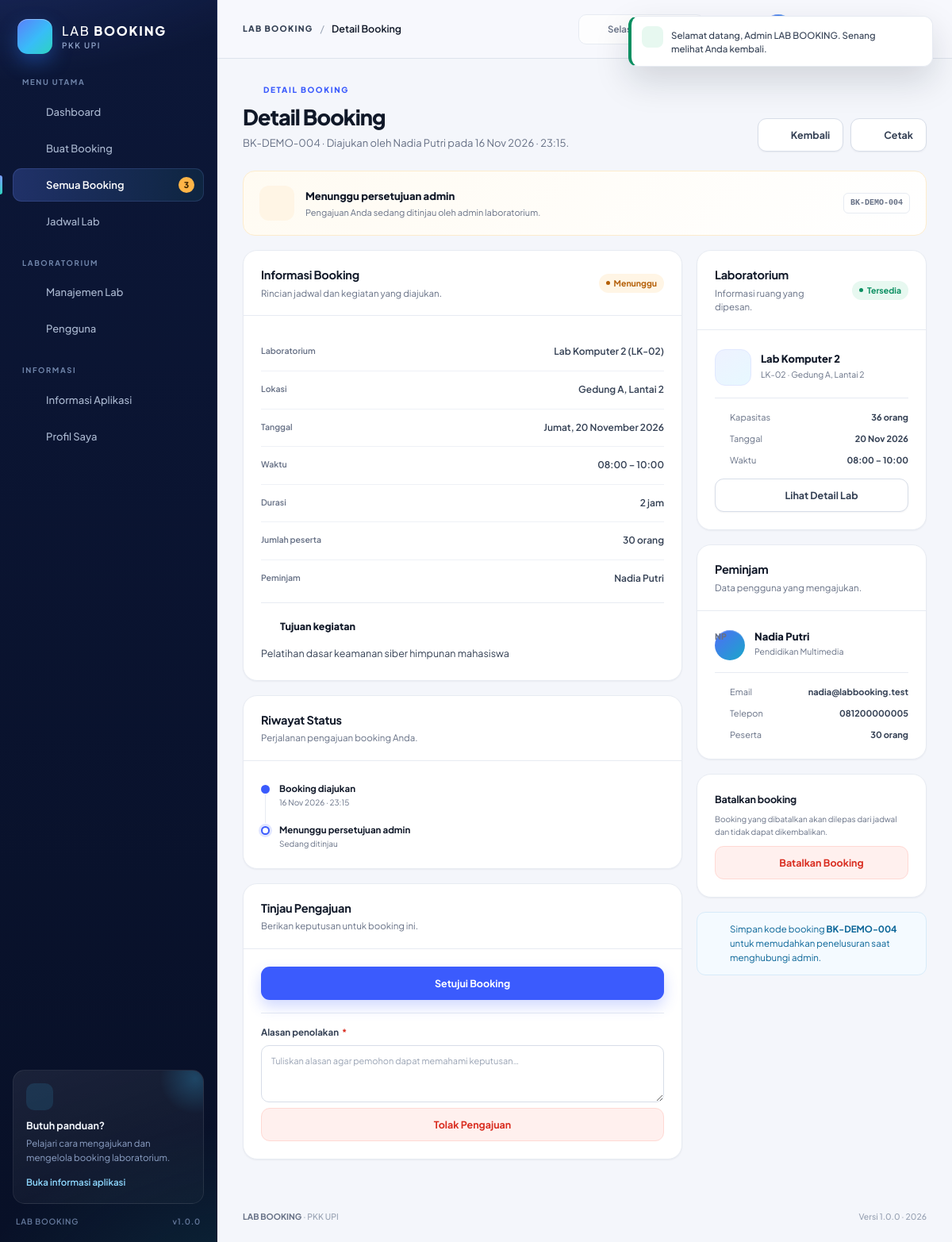
/bookings/view.php?id=4 (signed in), run on the app's committed database.
### tables this page shows
CREATE TABLE `bookings` (
    `id`           INT UNSIGNED NOT NULL AUTO_INCREMENT,
    `booking_code` VARCHAR(24) NOT NULL,
    `user_id`      INT UNSIGNED NOT NULL,
    `lab_id`       INT UNSIGNED NOT NULL,
    `booking_date` DATE NOT NULL,
    `start_time`   TIME NOT NULL,
    `end_time`     TIME NOT NULL,
    `purpose`      VARCHAR(255) NOT NULL,
    `participants` SMALLINT UNSIGNED NOT NULL DEFAULT 1,
    `status`       ENUM('pending', 'approved', 'rejected', 'cancelled', 'completed') NOT NULL DEFAULT 'pending',
    `admin_note`   TEXT DEFAULT NULL,
    `reviewed_by`  INT UNSIGNED DEFAULT NULL,
    `reviewed_at`  DATETIME DEFAULT NULL,
    `created_at`   DATETIME NOT NULL DEFAULT CURRENT_TIMESTAMP,
    `updated_at`   DATETIME NOT NULL DEFAULT CURRENT_TIMESTAMP ON UPDATE CURRENT_TIMESTAMP,
    PRIMARY KEY (`id`),
    UNIQUE KEY `uq_bookings_code` (`booking_code`),
    KEY `idx_bookings_lab_date` (`lab_id`, `booking_date`, `start_time`, `end_time`),
    KEY `idx_bookings_user` (`user_id`),
    KEY `idx_bookings_status` (`status`),
    KEY `idx_bookings_date` (`booking_date`),
    CONSTRAINT `fk_bookings_user`
        FOREIGN KEY (`user_id`) REFERENCES `users` (`id`)
        ON UPDATE CASCADE ON DELETE RESTRICT,
    CONSTRAINT `fk_bookings_lab`
        FOREIGN KEY (`lab_id`) REFERENCES `labs` (`id`)
        ON UPDATE CASCADE ON DELETE RESTRICT,
    CONSTRAINT `fk_bookings_reviewer`
        FOREIGN KEY (`reviewed_by`) REFERENCES `users` (`id`)
        ON UPDATE CASCADE ON DELETE SET NULL
);

CREATE TABLE `users` (
    `id`         INT UNSIGNED NOT NULL AUTO_INCREMENT,
    `name`       VARCHAR(100) NOT NULL,
    `email`      VARCHAR(150) NOT NULL,
    `password`   VARCHAR(255) NOT NULL,
    `role`       ENUM('admin', 'user') NOT NULL DEFAULT 'user',
    `phone`      VARCHAR(30) DEFAULT NULL,
    `department` VARCHAR(120) DEFAULT NULL,
    `status`     ENUM('active', 'inactive') NOT NULL DEFAULT 'active',
    `created_at` DATETIME NOT NULL DEFAULT CURRENT_TIMESTAMP,
    `updated_at` DATETIME NOT NULL DEFAULT CURRENT_TIMESTAMP ON UPDATE CURRENT_TIMESTAMP,
    PRIMARY KEY (`id`),
    UNIQUE KEY `uq_users_email` (`email`),
    KEY `idx_users_role` (`role`),
    KEY `idx_users_status` (`status`)
);

CREATE TABLE `labs` (
    `id`          INT UNSIGNED NOT NULL AUTO_INCREMENT,
    `name`        VARCHAR(120) NOT NULL,
    `code`        VARCHAR(20) NOT NULL,
    `description` TEXT DEFAULT NULL,
    `location`    VARCHAR(150) NOT NULL,
    `capacity`    SMALLINT UNSIGNED NOT NULL DEFAULT 1,
    `facilities`  TEXT DEFAULT NULL,
    `status`      ENUM('active', 'inactive') NOT NULL DEFAULT 'active',
    `created_at`  DATETIME NOT NULL DEFAULT CURRENT_TIMESTAMP,
    `updated_at`  DATETIME NOT NULL DEFAULT CURRENT_TIMESTAMP ON UPDATE CURRENT_TIMESTAMP,
    PRIMARY KEY (`id`),
    UNIQUE KEY `uq_labs_code` (`code`),
    KEY `idx_labs_status` (`status`)
);

### bookings/view.php (the view, shortened to what the rows shown need)
<?php
require_once __DIR__ . '/../includes/functions.php';
require_login();
$user = current_user();
$isAdmin = $user['role'] === 'admin';
$bookingId = (int) get('id');
$booking = q(
    'SELECT b.*,
            l.name AS lab_name, l.code AS lab_code, l.location AS lab_location,
            l.capacity AS lab_capacity, l.status AS lab_status,
            u.name AS user_name, u.email AS user_email, u.phone AS user_phone, u.department AS user_department,
            r.name AS reviewer_name
     FROM bookings b
     JOIN labs l ON l.id = b.lab_id
     JOIN users u ON u.id = b.user_id
     LEFT JOIN users r ON r.id = b.reviewed_by
     WHERE b.id = ?
     LIMIT 1',
    [$bookingId]
)->fetch();
$statusMeta = [
    'pending'   => ['class' => 'is-warning', 'icon' => 'clock', 'title' => 'Menunggu persetujuan admin', 'text' => 'Pengajuan Anda sedang ditinjau oleh admin laboratorium.'],
    'approved'  => ['class' => 'is-success', 'icon' => 'check-circle', 'title' => 'Booking disetujui', 'text' => 'Booking telah disetujui. Silakan gunakan laboratorium sesuai jadwal.'],
    'rejected'  => ['class' => 'is-danger', 'icon' => 'x-circle', 'title' => 'Booking ditolak', 'text' => 'Pengajuan tidak disetujui. Periksa catatan admin untuk informasi lanjutan.'],
    'cancelled' => ['class' => 'is-neutral', 'icon' => 'slash', 'title' => 'Booking dibatalkan', 'text' => 'Booking ini telah dibatalkan dan tidak lagi menjadi bagian dari jadwal aktif.'],
    'completed' => ['class' => 'is-info', 'icon' => 'flag', 'title' => 'Kegiatan selesai', 'text' => 'Kegiatan telah selesai dilaksanakan di laboratorium.'],
];
$currentStatusMeta = $statusMeta[$booking['status']] ?? $statusMeta['pending'];
$durationMinutes = minutes_between($booking['start_time'], $booking['end_time']);
$endTimestamp = strtotime($booking['booking_date'] . ' ' . $booking['end_time']);
$isPast = $endTimestamp !== false && $endTimestamp <= time();
$canCancel = in_array($booking['status'], ['pending', 'approved'], true)
    && !$isPast
    && ($isAdmin || (int) $booking['user_id'] === (int) $user['id']);
require __DIR__ . '/../includes/header.php';
?>
<div class="page-head">
    <div class="page-head-text">
        <span class="page-eyebrow"><?= icon('clipboard') ?>Detail Booking</span>
        <h1 class="page-title">Detail Booking</h1>
        <p class="page-subtitle">
            <?= e($booking['booking_code']) ?> · Diajukan oleh <?= e($booking['user_name']) ?> pada <?= e(format_datetime($booking['created_at'])) ?>.
        </p>
    </div>
</div>
<div class="status-banner <?= e($currentStatusMeta['class']) ?>">
    <span class="status-banner-icon"><?= icon($currentStatusMeta['icon']) ?></span>
    <div class="status-banner-main">
        <strong><?= e($currentStatusMeta['title']) ?></strong>
        <p><?= e($currentStatusMeta['text']) ?></p>
    </div>
    <span class="status-banner-code"><?= e($booking['booking_code']) ?></span>
</div>
<div class="detail-grid">
    <div class="dash-stack">
        <section class="card">
            <div class="card-header">
                <div class="card-heading">
                    <h2 class="card-title">Informasi Booking</h2>
                    <p class="card-subtitle">Rincian jadwal dan kegiatan yang diajukan.</p>
                </div>
                <?= booking_status_badge($booking['status']) ?>
            </div>
            <div class="card-body">
                <dl class="detail-list">
                    <div class="detail-list-row">
                        <dt>Laboratorium</dt>
                        <dd><?= e($booking['lab_name']) ?> (<?= e($booking['lab_code']) ?>)</dd>
                    </div>
                    <div class="detail-list-row">
                        <dt>Lokasi</dt>
                        <dd><?= e($booking['lab_location']) ?></dd>
                    </div>
                    <div class="detail-list-row">
                        <dt>Tanggal</dt>
                        <dd><?= e(format_date($booking['booking_date'], 'long', true)) ?></dd>
                    </div>
                    <div class="detail-list-row">
                        <dt>Waktu</dt>
                        <dd><?= e(format_time_range($booking['start_time'], $booking['end_time'])) ?></dd>
                    </div>
                    <div class="detail-list-row">
                        <dt>Durasi</dt>
                        <dd><?= e(format_duration($durationMinutes)) ?></dd>
                    </div>
                    <div class="detail-list-row">
                        <dt>Jumlah peserta</dt>
                        <dd><?= (int) $booking['participants'] ?> orang</dd>
                    </div>
                    <div class="detail-list-row">
                        <dt>Peminjam</dt>
                        <dd><?= e($booking['user_name']) ?></dd>
                    </div>
                </dl>
                <div class="form-section" style="margin-top:20px">
                    <div class="form-section-title"><?= icon('book') ?>Tujuan kegiatan</div>
                    <p class="prose-block"><?= e($booking['purpose']) ?></p>
                </div>
            </div>
        </section>
        <section class="card">
            <div class="card-header">
                <div class="card-heading">
                    <h2 class="card-title">Riwayat Status</h2>
                </div>
            </div>
        </section>
        <?php if ($isAdmin && $booking['status'] === 'pending'): ?>
            <section class="card">
                <div class="card-header">
                    <div class="card-heading">
                        <h2 class="card-title">Tinjau Pengajuan</h2>
                    </div>
                </div>
            </section>
        <?php endif; ?>
    </div>
    <div class="dash-stack">
        <section class="card">
            <div class="card-header">
                <div class="card-heading">
                    <h2 class="card-title">Laboratorium</h2>
                </div>
            </div>
            <div class="card-body">
                <div class="summary-lab">
                    <div>
                        <strong><?= e($booking['lab_name']) ?></strong>
                        <span><?= e($booking['lab_code']) ?> · <?= e($booking['lab_location']) ?></span>
                    </div>
                </div>
                <div class="summary-list">
                    <div class="summary-row">
                        <span><?= icon('users') ?>Kapasitas</span>
                        <strong><?= (int) $booking['lab_capacity'] ?> orang</strong>
                    </div>
                    <div class="summary-row">
                        <span><?= icon('calendar') ?>Tanggal</span>
                        <strong><?= e(format_date($booking['booking_date'])) ?></strong>
                    </div>
                    <div class="summary-row">
                        <span><?= icon('clock') ?>Waktu</span>
                        <strong><?= e(format_time_range($booking['start_time'], $booking['end_time'])) ?></strong>
                    </div>
                </div>
            </div>
        </section>
        <?php if ($isAdmin): ?>
            <section class="card">
                <div class="card-header">
                    <div class="card-heading">
                        <h2 class="card-title">Peminjam</h2>
                        <p class="card-subtitle">Data pengguna yang mengajukan.</p>
                    </div>
                </div>
                <div class="card-body">
                    <div class="summary-lab">
                        <?= avatar($booking['user_name']) ?>
                        <div>
                            <strong><?= e($booking['user_name']) ?></strong>
                            <span><?= e($booking['user_department'] ?: 'Pengguna LAB BOOKING') ?></span>
                        </div>
                    </div>
                    <div class="summary-list">
                        <div class="summary-row">
                            <span><?= icon('mail') ?>Email</span>
                            <strong><?= e($booking['user_email']) ?></strong>
                        </div>
                        <div class="summary-row">
                            <span><?= icon('phone') ?>Telepon</span>
                            <strong><?= e($booking['user_phone'] ?: '-') ?></strong>
                        </div>
                        <div class="summary-row">
                            <span><?= icon('users') ?>Peserta</span>
                            <strong><?= (int) $booking['participants'] ?> orang</strong>
                        </div>
                    </div>
                </div>
            </section>
        <?php endif; ?>
        <?php if ($canCancel): ?>
            <section class="card">
                <div class="card-body">
                    <h2 class="card-title" style="font-size:12.5px">Batalkan booking</h2>
                </div>
            </section>
        <?php endif; ?>
        <div class="alert alert-info">
            <span>Simpan kode booking <strong><?= e($booking['booking_code']) ?></strong> untuk memudahkan penelusuran saat menghubungi admin.</span>
        </div>
    </div>
</div>
<?php require __DIR__ . '/../includes/footer.php'; ?>

### includes/functions.php (shortened to what the rows shown need)
<?php
require_once __DIR__ . '/../config/database.php';
require_once __DIR__ . '/icons.php';
function e(mixed $value): string
{
    return htmlspecialchars((string) $value, ENT_QUOTES | ENT_SUBSTITUTE, 'UTF-8');
}
function get(string $key, string $default = ''): string
{
    $value = $_GET[$key] ?? $default;
    return is_scalar($value) ? trim((string) $value) : $default;
}
function current_user(): ?array
{
    static $resolved = false;
    static $user = null;
    if ($resolved) {
        return $user;
    }
    $resolved = true;
    $userId = (int) ($_SESSION['user_id'] ?? 0);
    $statement = db()->prepare('SELECT * FROM users WHERE id = ? LIMIT 1');
    $statement->execute([$userId]);
    $found = $statement->fetch();
    return $user = $found;
}
function is_logged_in(): bool
{
    return current_user() !== null;
}
function require_login(): void
{
    if (!is_logged_in()) {
        flash('warning', 'Silakan masuk terlebih dahulu untuk mengakses halaman tersebut.');
        redirect('login.php');
    }
}
function q(string $sql, array $parameters = []): PDOStatement
{
    $statement = db()->prepare($sql);
    $statement->execute($parameters);
    return $statement;
}
function booking_statuses(): array
{
    return [
        'pending'   => ['label' => 'Menunggu', 'class' => 'warning'],
        'approved'  => ['label' => 'Disetujui', 'class' => 'success'],
        'rejected'  => ['label' => 'Ditolak', 'class' => 'danger'],
        'cancelled' => ['label' => 'Dibatalkan', 'class' => 'neutral'],
        'completed' => ['label' => 'Selesai', 'class' => 'info'],
    ];
}
function booking_status_badge(string $status, bool $dot = true): string
{
    $meta = booking_statuses()[$status] ?? ['label' => ucfirst($status), 'class' => 'neutral'];
    $dotHtml = $dot ? '<span class="badge-dot"></span>' : '';
    return '<span class="badge badge-' . e($meta['class']) . '">' . $dotHtml . e($meta['label']) . '</span>';
}
function initials(string $name): string
{
    $name = trim($name);
    $parts = preg_split('/\s+/', $name) ?: [$name];
    return mb_strtoupper(mb_substr($parts[0], 0, 1) . mb_substr($parts[count($parts) - 1], 0, 1));
}
function avatar(string $name, string $class = ''): string
{
    $safeClass = $class !== '' ? ' ' . e($class) : '';
    return '<span class="avatar' . $safeClass . '" aria-hidden="true">' . e(initials($name)) . '</span>';
}
function format_date(?string $date, string $style = 'short', bool $withDay = false): string
{
    $timestamp = strtotime($date);
    $months = [
        1  => 'Januari', 2  => 'Februari', 3 => 'Maret', 4 => 'April',
        5  => 'Mei', 6 => 'Juni', 7 => 'Juli', 8 => 'Agustus',
        9  => 'September', 10 => 'Oktober', 11 => 'November', 12 => 'Desember',
    ];
    $monthsShort = [
        1 => 'Jan', 2 => 'Feb', 3 => 'Mar', 4 => 'Apr', 5 => 'Mei', 6 => 'Jun',
        7 => 'Jul', 8 => 'Agu', 9 => 'Sep', 10 => 'Okt', 11 => 'Nov', 12 => 'Des',
    ];
    $days = ['Minggu', 'Senin', 'Selasa', 'Rabu', 'Kamis', 'Jumat', 'Sabtu'];
    $monthName = $style === 'long'
        ? $months[(int) date('n', $timestamp)]
        : $monthsShort[(int) date('n', $timestamp)];
    $formatted = date('j', $timestamp) . ' ' . $monthName . ' ' . date('Y', $timestamp);
    if ($withDay) {
        $formatted = $days[(int) date('w', $timestamp)] . ', ' . $formatted;
    }
    return $formatted;
}
function format_datetime(?string $datetime): string
{
    $timestamp = strtotime($datetime);
    return format_date(date('Y-m-d', $timestamp)) . ' · ' . date('H:i', $timestamp);
}
function format_time(?string $time): string
{
    return substr($time, 0, 5);
}
function format_time_range(?string $start, ?string $end): string
{
    return format_time($start) . ' – ' . format_time($end);
}
function minutes_between(string $start, string $end): int
{
    $startTimestamp = strtotime('1970-01-01 ' . $start);
    $endTimestamp = strtotime('1970-01-01 ' . $end);
    return max(0, (int) round(($endTimestamp - $startTimestamp) / 60));
}
function format_duration(int $minutes): string
{
    $hours = intdiv($minutes, 60);
    $remaining = $minutes % 60;
    if ($hours > 0) {
        return $hours . ' jam';
    }
    return $remaining . ' menit';
}

### data on the page
bookings: booking_code "BK-DEMO-004", user.name "Nadia Putri", created_at "16 Nov 2026 · 23:15", status "Menunggu persetujuan admin", status "Pengajuan Anda sedang ditinjau oleh admin laboratorium.", status "Menunggu", lab.name "Lab Komputer 2", lab.code "LK-02", lab.location "Gedung A, Lantai 2", booking_date "Jumat, 20 November 2026", start_time+end_time "08:00 – 10:00", format_duration($durationMinutes) "2 jam", participants "30", purpose "Pelatihan dasar keamanan siber himpunan mahasiswa", lab.capacity "36", booking_date "20 Nov 2026", user.name "NP", user.department "Pendidikan Multimedia", user.email "nadia@labbooking.test", user.phone "081200000005"

### other printed values
APP_ORGANIZATION "PKK UPI"
$pendingApprovals "3"
APP_VERSION "1.0.0"
$pageTitle "Detail Booking"
$flash['message'] "Selamat datang, Admin LAB BOOKING. Senang melihat Anda kembali."
$step['label'] "Booking diajukan"
$step['time'] "16 Nov 2026 · 23:15"
$step['label'] "Menunggu persetujuan admin"
$step['time'] "Sedang ditinjau"
APP_YEAR "2026"
